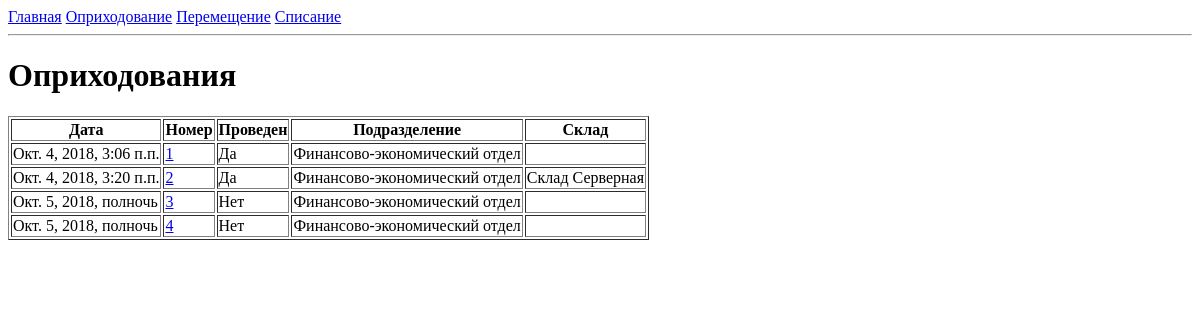
The page /doc/income/ on the database as committed earlier.
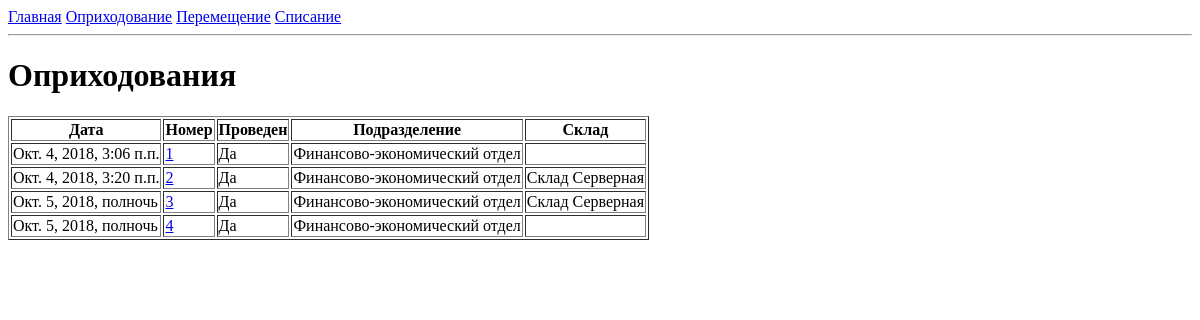
The same page on the database as committed later.
### inv/models.py (models this page shows, shortened)
class Document(models.Model):
    doc_date = models.DateTimeField()
    doc_num = models.CharField(unique_for_date='doc_date', max_length=15)
    active = models.BooleanField(default=False)
    class Meta:
        abstract = True

class DocIncome(Document):
    department = models.ForeignKey(Department, on_delete=models.PROTECT)
    stock = models.ForeignKey(Stock, on_delete=models.PROTECT, blank=True, null=True)
    devices = models.ManyToManyField(Device, through='DocIncomeTableUnit')
    REG_LIST = ['RegDeviceStock']
    table_unit = True

class Department(models.Model):
    name = models.CharField(max_length=30)
    def __str__(self):
        return self.name

class Stock(models.Model):
    name = models.CharField(max_length=30)
    def __str__(self):
        return self.name

### inv/views.py (the view)
# urls.py: re_path('doc/(?P<doc_name>\w+)/$', inv.views.doc_list),
def doc_list(request, doc_name):
    doc_type = get_doc_type(doc_name)
    if not doc_type:
        return HttpResponseRedirect('/doc_type_error/')
    model = doc_type['model']
    doc_list = model.objects.all().order_by('doc_date')
    template_name = '%s_list.html' % model.__name__.lower()
    return render(request, template_name, {'doc_list': doc_list})

### inv/views.py (called while the page is built)
def get_doc_type(doc_name):
    if doc_name in DOCUMENT:
        return DOCUMENT[doc_name]
    else:
        return False

### inv/templates/docincome_list.html (shortened to what this page needs)
{% extends "base.html" %}
{% block content %}
	<h1>Оприходования</h1>
	{% for doc in doc_list %}
		{% if forloop.first %}
			<table border="1">
				<tr>
					<th>Дата</th>
					<th>Номер</th>
					<th>Проведен</th>
					<th>Подразделение</th>
					<th>Склад</th>
				</tr>
		{% endif %}
		<tr>
			<td>{{ doc.doc_date }}</td>
			<td><a href="/doc/income/{{ doc.id }}"> {{ doc.doc_num }} </a></td>
			<td>{% if doc.active %}
					Да
				{% else %}
					Нет
				{% endif %}
			</td>
			<td>{{ doc.department }}</td>
			<td>{% if doc.stock %}
					{{ doc.stock }}
				{% endif %}
			</td>
		</tr>
		{% if forloop.last %}
			</table>
		{% endif %}
	{% endfor %}
{% endblock %}

### inv/templates/base.html (shortened to what this page needs)
<!DOCTYPE HTML PUBLIC "-//W3C//DTD HTML 4.01//EN">
<html lang=”ru”>
<head>
</head>
<body>
    <div>
        <a href="/main/">Главная</a>
        <a href="/doc/income/">Оприходование</a>
        <a href="/doc/move/">Перемещение</a>
        <a href="/doc/writeoff/">Списание</a>
    </div>
    <hr>
	{% block content %}{% endblock %}
</body>
</html>

Rows that differ between the two databases and show on the page:
changed DocIncome (number 3 of 4 on the later page): stock (not shown) → "Склад Серверная"; active "Нет" → "Да"
changed DocIncome (number 4 of 4 on the later page): active "Нет" → "Да"
